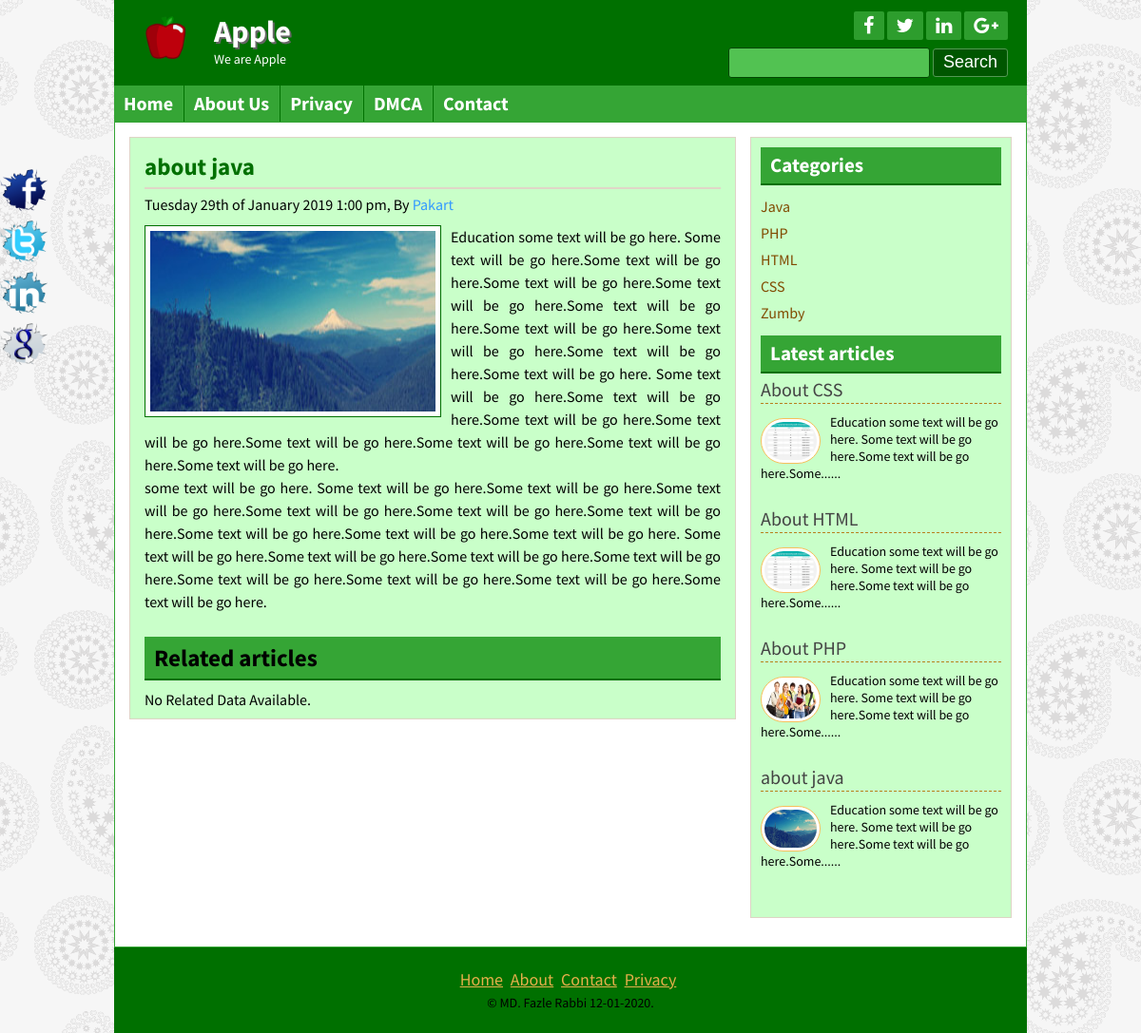
Screenshot of /post.php?id=28 with the database file from the repository.
### tables this page shows
CREATE TABLE IF NOT EXISTS `title_slogan` (
  `id` int(11) NOT NULL AUTO_INCREMENT,
  `title` varchar(255) NOT NULL,
  `slogan` varchar(255) NOT NULL,
  `logo` varchar(255) NOT NULL,
  PRIMARY KEY (`id`)
);

CREATE TABLE IF NOT EXISTS `social_media` (
  `id` int(11) NOT NULL AUTO_INCREMENT,
  `facebook` varchar(255) NOT NULL,
  `twitter` varchar(255) NOT NULL,
  `linkedin` varchar(255) NOT NULL,
  `googleplus` varchar(255) NOT NULL,
  PRIMARY KEY (`id`)
);

CREATE TABLE IF NOT EXISTS `tbl_page` (
  `id` int(11) NOT NULL AUTO_INCREMENT,
  `name` varchar(255) NOT NULL,
  `body` text NOT NULL,
  PRIMARY KEY (`id`)
);

CREATE TABLE IF NOT EXISTS `tbl_post` (
  `id` int(11) NOT NULL AUTO_INCREMENT,
  `catid` int(11) NOT NULL,
  `title` varchar(255) NOT NULL,
  `body` text NOT NULL,
  `image` varchar(255) NOT NULL,
  `author` varchar(50) NOT NULL,
  `tags` varchar(255) NOT NULL,
  `date` timestamp NOT NULL DEFAULT CURRENT_TIMESTAMP,
  `userid` int(11) NOT NULL,
  PRIMARY KEY (`id`)
);

CREATE TABLE IF NOT EXISTS `tbl_category` (
  `id` int(11) NOT NULL AUTO_INCREMENT,
  `cat_name` varchar(255) NOT NULL,
  PRIMARY KEY (`id`)
);

CREATE TABLE IF NOT EXISTS `tbl_copywrite` (
  `id` int(11) NOT NULL AUTO_INCREMENT,
  `note` varchar(255) NOT NULL,
  PRIMARY KEY (`id`)
);

### lib/Database.php (called while the page is built, shortened)
<?php
Class Database{
	public $host   = DB_HOST;
	public $user   = DB_USER;
	public $pass   = DB_PASS;
	public $dbname = DB_NAME;
	public $link;
	private function connectDB(){
	$this->link = new mysqli($this->host, $this->user, $this->pass, $this->dbname);
 }
	public function select($query){
		$result = $this->link->query($query) or die($this->link->error.__LINE__);
		if($result->num_rows > 0){
			return $result;
		} else {
			return false;
		}
	}
}

### lib/Session.php (called while the page is built, shortened)
<?php
class Session{
public static function get($key){
	if(isset($_SESSION[$key])){
         return $_SESSION[$key];
	}else{
		return false;
	}
}
 }

### helpers/format.php (called while the page is built, shortened)
<?php
class Format{
  public function dateformat($date){
  	return  date('l jS \of F Y  g:i a',strtotime($date));
  }
  public function textshort($text,$limit=400){
    $text = $text." ";
  	$text = substr($text,0,$limit);
  	$text = substr($text,0,strrpos($text,' '));
  	$text = $text."......";
  	return $text;
  }
}
?>

### post.php (the view)
<?php include "inc/header.php";?>
<?php
 if(!isset($_GET['id']) || $_GET['id']==NULL){
 	header("Location:404.php");
 }else{
 	$id = $_GET['id'];
 }
 ?>
<div class="contentsection contemplete clear">
		<div class="maincontent clear">
			<div class="about">
<?php
$query = "SELECT * FROM tbl_post WHERE id=$id";
$post_details  = $db->select($query);
  if($post_details){
  	    while ($result=$post_details->fetch_assoc()){
 ?>
<h2><?php echo $result['title']?></h2>
<h4><?php echo $fm->dateformat($result['date']);?>, By <a href="#"><?php echo $result['author']?></a></h4>
<img src="admin/<?php echo $result['image'];?>" alt="post image"/>
 <?php echo $result['body'];?>
<div class="relatedpost clear">
<h2>Related articles</h2>
<?php
  $catid = $result['catid'];
  $queryRelated = "SELECT * FROM tbl_post WHERE catid=$catid AND id NOT IN($id) limit 6";
  $related_post = $db->select($queryRelated);
  if($related_post){
  	    while ($related_result=$related_post->fetch_assoc()){
?>
<a href="post.php?id=<?php echo $related_result['id'];?>"><img src="admin/<?php echo $related_result['image'];?>" alt="post image"/></a>
<?php } }else{echo "No Related Data Available.";} ?>
</div>
<?php } }else{header("location:404.php");}?>
</div>
</div>
<?php include "inc/sidebar.php";?>
<?php include "inc/footer.php";?>

### inc/header.php (shortened to what this page needs)
<?php include "lib/Session.php"; Session::int();?>
<?php include "lib/Database.php";?>
<?php include "helpers/format.php";?>
<?php
$db = new Database();
$fm = new Format();
?>
<!DOCTYPE html>
<html>
<head>
<?php include"scripts/css.php";?>
</head>
<body>
<?php
  $search = Session::get('search');
 ?>
	<?php
   $query="SELECT * FROM title_slogan";
   $query_push = $db->select($query);
   if ($query_push){
       while ($result = $query_push->fetch_assoc()){
   ?>
	<div class="headersection templete clear">
		<a href="index.php">
			<div class="logo">
				<img src="admin/<?php echo $result['logo'];?>" alt="Logo"/>
				<h2><?php echo $result['title'];?></h2>
				<p><?php echo $result['slogan'];?></p>
			</div>
		</a>
	<?php } } ?>
		<div class="social clear">
<?php
$query="SELECT * FROM social_media";
$query_push = $db->select($query);
if ($query_push){
while ($result = $query_push->fetch_assoc()){
?>
			<div class="icon clear">
<a href="<?php echo $result['facebook'];?>" target="_blank"><i class="fa fa-facebook"></i></a>
<a href="<?php echo $result['twitter'];?>" target="_blank"><i class="fa fa-twitter"></i></a>
<a href="<?php echo $result['linkedin'];?>" target="_blank"><i class="fa fa-linkedin"></i></a>
<a href="<?php echo $result['googleplus'];?>" target="_blank"><i class="fa fa-google-plus"></i></a>
			</div>
<?php } } ?>
			<div class="searchbtn clear">
			<form action="search.php" method="get">
				<input type="text" name="search"
                 <?php if (isset($search)){ ?>
                  value = "<?php echo $search;?>";
                 <?php }else{ ?>
                  placeholder ="searh keyword..";
                 <?php } ?>
				/>
				<input type="submit" name="submit" value="Search"/>
			</form>
			</div>
		</div>
	</div>
<div class="navsection templete">
<?php
  $path = $_SERVER['SCRIPT_FILENAME'];
  $currentpath = basename($path,'.php');
 ?>
	<ul>
		<li><a
          <?php
           if ($currentpath == 'index') {
           echo "id='active'";
           }
           ?>
			href="index.php">Home</a></li>
		  <?php
		   $query="SELECT * FROM tbl_page";
		   $query_push = $db->select($query);
		   if ($query_push){
		       while ($result = $query_push->fetch_assoc()){
		   ?>
		<li><a
            <?php
              if (isset($_GET['pageid']) && $_GET['pageid']==$result['id']) {
              	echo 'id="active"';
              }
             ?>
			href="page.php?pageid=<?php echo $result['id'];?>"><?php echo $result['name'];?></a></li>
	<?php } } ?>
		<li><a
            <?php
           if ($currentpath == 'contact') {
           echo "id='active'";
           }
           ?>
			href="contact.php">Contact</a></li>
	</ul>
</div>

### inc/sidebar.php
<div class="sidebar clear">
<div class="samesidebar clear">
<h2>Categories</h2>
<?php
$query = "SELECT * FROM tbl_category";
$Allcategory=$db->select($query);
if($Allcategory){
 while ($result=$Allcategory->fetch_assoc()){
 ?>
<ul>
<li><a href="postbycat.php?category=<?php echo $result['id'];?>"><?php echo $result['cat_name'];?></a></li>
</ul>
<?php }}else{?>
<li>No Category Created</li>
<?php } ?>
	</div>
<div class="samesidebar clear">
<h2>Latest articles</h2>
<?php
$query = "SELECT * FROM tbl_post ORDER BY id DESC limit 5";
$All_latestpost = $db->select($query);
if($All_latestpost){
 while ($result=$All_latestpost->fetch_assoc()){
 ?>
<div class="popular clear">
<h3><a href="post.php?id=<?php echo $result['id'];?>"><?php echo $result['title'];?></a></h3>
<a href="post.php?id=<?php echo $result['id'];?>"><img src="admin/<?php echo $result['image'];?>" alt="post image"/></a>
<?php echo $fm->textshort($result['body'],100);?>
</div>
<?php } }else{header("Location:404.php");}?>
</div>
</div>

### inc/footer.php (shortened to what this page needs)
	</div>
	<div class="footersection templete clear">
	  <div class="footermenu clear">
		<ul>
			<li><a href="#">Home</a></li>
			<li><a href="#">About</a></li>
			<li><a href="#">Contact</a></li>
			<li><a href="#">Privacy</a></li>
		</ul>
	  </div>
<?php
$query="SELECT * FROM tbl_copywrite";
$query_push = $db->select($query);
if ($query_push){
while ($result = $query_push->fetch_assoc()){
?>
<p>&copy; <?php echo $result['note']; echo "&nbsp"; echo date("d-m-Y") ;?>.</p>
<?php } } ?>
	</div>
<?php
$query="SELECT * FROM social_media";
$query_push = $db->select($query);
if ($query_push){
while ($result = $query_push->fetch_assoc()){
?>
	<div class="fixedicon clear">
<a href="<?php echo $result['facebook'];?>" target="_blank"><img src="images/fb.png" alt="Facebook"/></a>
<a href="<?php echo $result['twitter'];?>" target="_blank"><img src="images/tw.png" alt="Twitter"/></a>
<a href="<?php echo $result['linkedin'];?>" target="_blank"><img src="images/in.png" alt="LinkedIn"/></a>
<a href="<?php echo $result['googleplus'];?>" target="_blank"><img src="images/gl.png" alt="GooglePlus"/></a>
	</div>
<?php } } ?>
</body>
</html>

### theme/green.css (style rules this page uses)
.headersection,.footersection { background:#007000 none repeat scroll 0 0; }
.icon a { background:#2d9d2d none repeat scroll 0 0; }
.searchbtn input[type="text"] { background:#52c252 none repeat scroll 0 0; border:1px solid #034703; }
.searchbtn input[type="submit"] { border:1px solid #549854; }
input[type="submit"] { background:#005600 none repeat scroll 0 0; border:1px solid #52c252; }
.navsection { background:#35a535 none repeat scroll 0 0; }
.navsection ul li { border-left:1px solid #007000;border-right:1px solid #38a838; }
.maincontent,.sidebar { background:#c9FFC9 none repeat scroll 0 0; }
.contentsection { border:1px solid #35A535; }
.samesidebar h2 { background:#35a535 none repeat scroll 0 0; border-bottom:2px solid #007000; color:#fff; }
.samepost h2,.about h2 { color:#007000; }
.about img { border:1px solid #007000; }
.relatedpost h2 { background:#35A535 none repeat scroll 0 0;border-bottom:2px solid #007000 !important; }

### rows the page displays
title_slogan: logo (picture), title "Apple", slogan "We are Apple"
tbl_page: name "About Us"
tbl_page: name "Privacy"
tbl_page: name "DMCA"
tbl_post: title "about java", date "Tuesday 29th of January 2019 1:00 pm", author "Pakart", image (picture), body "Education some text will be go here. Some text will be go here.Some text will be go here.Some text will be go here.Some text will be go here.Some text will be go here.Some text will be go here.Some text will be go here.Some text will be go here.Some text will be go here. Some text will be go here.Some text will be go here.Some text will be go here.Some text will be go here.Some text will be go here.Some text will be go here.Some text will be go here.Some text will be go here. some text will be go here. Some text will be go here.Some text will be go here.Some text will be go here.Some text will be go here.Some text will be go here.Some text will be go here.Some text will be go here.Some text…", body "Education some text will be go here. Some text will be go here.Some text will be go here.Some......"
tbl_category: cat_name "Java"
tbl_category: cat_name "PHP"
tbl_category: cat_name "HTML"
tbl_category: cat_name "CSS"
tbl_category: cat_name "Zumby"
tbl_post: title "About CSS", image (picture), body "Education some text will be go here. Some text will be go here.Some text will be go here.Some......"
tbl_post: title "About HTML", image (picture), body "Education some text will be go here. Some text will be go here.Some text will be go here.Some......"
tbl_post: title "About PHP", image (picture), body "Education some text will be go here. Some text will be go here.Some text will be go here.Some......"
tbl_copywrite: note "MD. Fazle Rabbi"
